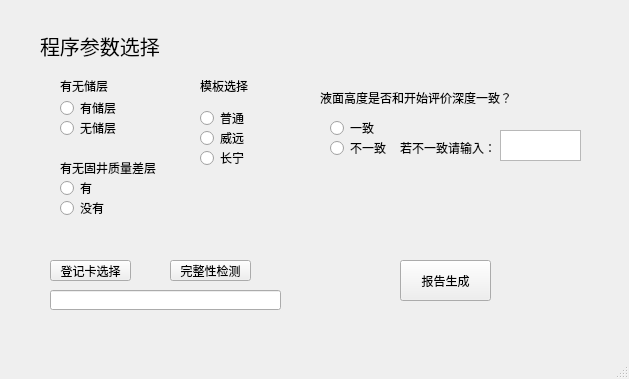
<?xml version="1.0" encoding="UTF-8"?>
<ui version="4.0">
 <class>MainWindow</class>
 <widget class="QMainWindow" name="MainWindow">
  <property name="geometry">
   <rect>
    <x>0</x>
    <y>0</y>
    <width>629</width>
    <height>379</height>
   </rect>
  </property>
  <property name="windowTitle">
   <string>固井水泥胶结测井评价报告自动生成系统</string>
  </property>
  <widget class="QWidget" name="centralwidget">
   <widget class="QRadioButton" name="radioButton">
    <property name="geometry">
     <rect>
      <x>200</x>
      <y>130</y>
      <width>89</width>
      <height>16</height>
     </rect>
    </property>
    <property name="text">
     <string>威远</string>
    </property>
   </widget>
   <widget class="QLabel" name="label">
    <property name="geometry">
     <rect>
      <x>200</x>
      <y>80</y>
      <width>54</width>
      <height>12</height>
     </rect>
    </property>
    <property name="text">
     <string>模板选择</string>
    </property>
   </widget>
   <widget class="QRadioButton" name="radioButton_2">
    <property name="geometry">
     <rect>
      <x>200</x>
      <y>150</y>
      <width>89</width>
      <height>16</height>
     </rect>
    </property>
    <property name="text">
     <string>长宁</string>
    </property>
   </widget>
   <widget class="QRadioButton" name="radioButton_3">
    <property name="geometry">
     <rect>
      <x>60</x>
      <y>100</y>
      <width>89</width>
      <height>16</height>
     </rect>
    </property>
    <property name="text">
     <string>有储层</string>
    </property>
   </widget>
   <widget class="QRadioButton" name="radioButton_4">
    <property name="geometry">
     <rect>
      <x>60</x>
      <y>120</y>
      <width>89</width>
      <height>16</height>
     </rect>
    </property>
    <property name="text">
     <string>无储层</string>
    </property>
   </widget>
   <widget class="QLabel" name="label_2">
    <property name="geometry">
     <rect>
      <x>60</x>
      <y>80</y>
      <width>54</width>
      <height>12</height>
     </rect>
    </property>
    <property name="text">
     <string>有无储层</string>
    </property>
   </widget>
   <widget class="QLabel" name="label_3">
    <property name="geometry">
     <rect>
      <x>320</x>
      <y>90</y>
      <width>201</width>
      <height>16</height>
     </rect>
    </property>
    <property name="text">
     <string>液面高度是否和开始评价深度一致？</string>
    </property>
   </widget>
   <widget class="QRadioButton" name="radioButton_5">
    <property name="geometry">
     <rect>
      <x>330</x>
      <y>120</y>
      <width>89</width>
      <height>16</height>
     </rect>
    </property>
    <property name="text">
     <string>一致</string>
    </property>
   </widget>
   <widget class="QRadioButton" name="radioButton_6">
    <property name="geometry">
     <rect>
      <x>330</x>
      <y>140</y>
      <width>89</width>
      <height>16</height>
     </rect>
    </property>
    <property name="text">
     <string>不一致</string>
    </property>
   </widget>
   <widget class="QLabel" name="label_4">
    <property name="geometry">
     <rect>
      <x>400</x>
      <y>140</y>
      <width>101</width>
      <height>16</height>
     </rect>
    </property>
    <property name="text">
     <string>若不一致请输入：</string>
    </property>
   </widget>
   <widget class="QTextEdit" name="textEdit">
    <property name="geometry">
     <rect>
      <x>500</x>
      <y>130</y>
      <width>81</width>
      <height>31</height>
     </rect>
    </property>
    <property name="acceptDrops">
     <bool>true</bool>
    </property>
    <property name="acceptRichText">
     <bool>true</bool>
    </property>
   </widget>
   <widget class="QLabel" name="label_5">
    <property name="geometry">
     <rect>
      <x>60</x>
      <y>160</y>
      <width>101</width>
      <height>16</height>
     </rect>
    </property>
    <property name="text">
     <string>有无固井质量差层</string>
    </property>
   </widget>
   <widget class="QRadioButton" name="radioButton_7">
    <property name="geometry">
     <rect>
      <x>60</x>
      <y>200</y>
      <width>89</width>
      <height>16</height>
     </rect>
    </property>
    <property name="text">
     <string>没有</string>
    </property>
   </widget>
   <widget class="QRadioButton" name="radioButton_8">
    <property name="geometry">
     <rect>
      <x>60</x>
      <y>180</y>
      <width>89</width>
      <height>16</height>
     </rect>
    </property>
    <property name="text">
     <string>有</string>
    </property>
   </widget>
   <widget class="QRadioButton" name="radioButton_9">
    <property name="geometry">
     <rect>
      <x>200</x>
      <y>110</y>
      <width>89</width>
      <height>16</height>
     </rect>
    </property>
    <property name="text">
     <string>普通</string>
    </property>
   </widget>
   <widget class="QLabel" name="label_6">
    <property name="geometry">
     <rect>
      <x>40</x>
      <y>30</y>
      <width>131</width>
      <height>31</height>
     </rect>
    </property>
    <property name="font">
     <font>
      <pointsize>15</pointsize>
     </font>
    </property>
    <property name="text">
     <string>程序参数选择</string>
    </property>
   </widget>
   <widget class="QPushButton" name="pushButton">
    <property name="geometry">
     <rect>
      <x>170</x>
      <y>260</y>
      <width>81</width>
      <height>21</height>
     </rect>
    </property>
    <property name="text">
     <string>完整性检测</string>
    </property>
   </widget>
   <widget class="QPushButton" name="pushButton_2">
    <property name="geometry">
     <rect>
      <x>400</x>
      <y>260</y>
      <width>91</width>
      <height>41</height>
     </rect>
    </property>
    <property name="text">
     <string>报告生成</string>
    </property>
   </widget>
   <widget class="QLineEdit" name="lineEdit">
    <property name="geometry">
     <rect>
      <x>50</x>
      <y>290</y>
      <width>231</width>
      <height>20</height>
     </rect>
    </property>
   </widget>
   <widget class="QPushButton" name="pushButton_3">
    <property name="geometry">
     <rect>
      <x>50</x>
      <y>260</y>
      <width>81</width>
      <height>21</height>
     </rect>
    </property>
    <property name="text">
     <string>登记卡选择</string>
    </property>
   </widget>
  </widget>
  <widget class="QStatusBar" name="statusbar"/>
 </widget>
 <resources/>
 <connections/>
</ui>
